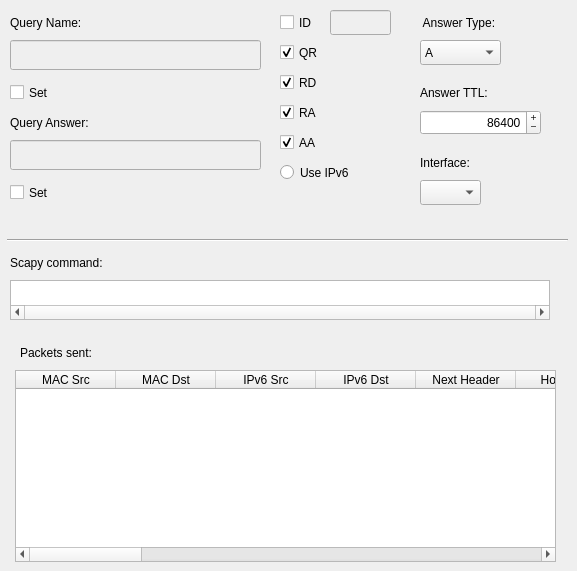
        <widget class="QWidget" name="dnsResponse">
         <attribute name="title">
          <string>Response</string>
         </attribute>
         <attribute name="toolTip">
          <string>DNS response tab. Use it to send DNS response packets.</string>
         </attribute>
         <attribute name="whatsThis">
          <string>aaa</string>
         </attribute>
         <widget class="QLabel" name="dnsResponseLabel">
          <property name="geometry">
           <rect>
            <x>10</x>
            <y>10</y>
            <width>151</width>
            <height>25</height>
           </rect>
          </property>
          <property name="text">
           <string>Query Name:</string>
          </property>
         </widget>
         <widget class="QLineEdit" name="dnsResponseText">
          <property name="enabled">
           <bool>false</bool>
          </property>
          <property name="geometry">
           <rect>
            <x>10</x>
            <y>40</y>
            <width>251</width>
            <height>30</height>
           </rect>
          </property>
          <property name="toolTip">
           <string>&lt;html&gt;&lt;head/&gt;&lt;body&gt;&lt;p&gt;This field can be used to set DNS response name. The default value is set to www.itb.ie.&lt;/p&gt;&lt;/body&gt;&lt;/html&gt;</string>
          </property>
          <property name="statusTip">
           <string>This field can be used to set DNS response name.</string>
          </property>
          <property name="alignment">
           <set>Qt::AlignCenter</set>
          </property>
          <property name="placeholderText">
           <string/>
          </property>
         </widget>
         <widget class="QLabel" name="dnsResponseIPLabel">
          <property name="geometry">
           <rect>
            <x>10</x>
            <y>110</y>
            <width>111</width>
            <height>25</height>
           </rect>
          </property>
          <property name="toolTip">
           <string/>
          </property>
          <property name="statusTip">
           <string/>
          </property>
          <property name="text">
           <string>Query Answer:</string>
          </property>
         </widget>
         <widget class="QLineEdit" name="dnsResponseIPText">
          <property name="enabled">
           <bool>false</bool>
          </property>
          <property name="geometry">
           <rect>
            <x>10</x>
            <y>140</y>
            <width>251</width>
            <height>30</height>
           </rect>
          </property>
          <property name="toolTip">
           <string>&lt;html&gt;&lt;head/&gt;&lt;body&gt;&lt;p&gt;This field can be used to set DNS Response IP address. The default value is set to 193.1.36.24. &lt;/p&gt;&lt;/body&gt;&lt;/html&gt;</string>
          </property>
          <property name="statusTip">
           <string>This field can be used to set DNS Response IP address.</string>
          </property>
          <property name="alignment">
           <set>Qt::AlignCenter</set>
          </property>
          <property name="placeholderText">
           <string/>
          </property>
         </widget>
         <widget class="QLabel" name="dnsResponseTypeLabel">
          <property name="geometry">
           <rect>
            <x>420</x>
            <y>10</y>
            <width>101</width>
            <height>25</height>
           </rect>
          </property>
          <property name="text">
           <string> Answer Type:</string>
          </property>
         </widget>
         <widget class="QComboBox" name="dnsResponseTypeComboBox">
          <property name="enabled">
           <bool>true</bool>
          </property>
          <property name="geometry">
           <rect>
            <x>420</x>
            <y>40</y>
            <width>81</width>
            <height>25</height>
           </rect>
          </property>
          <property name="toolTip">
           <string>&lt;html&gt;&lt;head/&gt;&lt;body&gt;&lt;p&gt;DNS response type. Can be set to A, AAAA, NS, CNAME, MX, PTR type.&lt;/p&gt;&lt;/body&gt;&lt;/html&gt;</string>
          </property>
          <property name="statusTip">
           <string>DNS response type. Can be set to A, AAAA, NS, CNAME, MX, PTR type.</string>
          </property>
          <item>
           <property name="text">
            <string>A</string>
           </property>
          </item>
          <item>
           <property name="text">
            <string>AAAA</string>
           </property>
          </item>
          <item>
           <property name="text">
            <string>NS</string>
           </property>
          </item>
          <item>
           <property name="text">
            <string>CNAME</string>
           </property>
          </item>
          <item>
           <property name="text">
            <string>MX</string>
           </property>
          </item>
          <item>
           <property name="text">
            <string>PTR</string>
           </property>
          </item>
         </widget>
         <widget class="QLabel" name="dnsResponseTypeTTLLabel">
          <property name="geometry">
           <rect>
            <x>420</x>
            <y>80</y>
            <width>91</width>
            <height>25</height>
           </rect>
          </property>
          <property name="toolTip">
           <string/>
          </property>
          <property name="statusTip">
           <string/>
          </property>
          <property name="text">
           <string>Answer TTL:</string>
          </property>
         </widget>
         <widget class="QSpinBox" name="dnsResponseTTL">
          <property name="enabled">
           <bool>true</bool>
          </property>
          <property name="geometry">
           <rect>
            <x>420</x>
            <y>110</y>
            <width>121</width>
            <height>25</height>
           </rect>
          </property>
          <property name="toolTip">
           <string>&lt;html&gt;&lt;head/&gt;&lt;body&gt;&lt;p&gt;This field can be used to set DNS Response Time to Live (TTL). The default value is set to 86400 seconds. &lt;/p&gt;&lt;/body&gt;&lt;/html&gt;</string>
          </property>
          <property name="statusTip">
           <string>This field can be used to set DNS Response Time to Live (TTL). </string>
          </property>
          <property name="autoFillBackground">
           <bool>false</bool>
          </property>
          <property name="alignment">
           <set>Qt::AlignRight|Qt::AlignTrailing|Qt::AlignVCenter</set>
          </property>
          <property name="buttonSymbols">
           <enum>QAbstractSpinBox::PlusMinus</enum>
          </property>
          <property name="accelerated">
           <bool>true</bool>
          </property>
          <property name="maximum">
           <number>2147483647</number>
          </property>
          <property name="value">
           <number>86400</number>
          </property>
         </widget>
         <widget class="QLabel" name="dnsResponseScapyCommandLabel">
          <property name="geometry">
           <rect>
            <x>10</x>
            <y>250</y>
            <width>121</width>
            <height>25</height>
           </rect>
          </property>
          <property name="text">
           <string>Scapy command:</string>
          </property>
         </widget>
         <widget class="QTextBrowser" name="dnsResponseScapyCommandTextBrowser">
          <property name="geometry">
           <rect>
            <x>10</x>
            <y>280</y>
            <width>540</width>
            <height>40</height>
           </rect>
          </property>
          <property name="sizePolicy">
           <sizepolicy hsizetype="Fixed" vsizetype="Expanding">
            <horstretch>0</horstretch>
            <verstretch>0</verstretch>
           </sizepolicy>
          </property>
          <property name="toolTip">
           <string>Scapy command used to send packet.</string>
          </property>
          <property name="statusTip">
           <string>Scapy command used to send packet.</string>
          </property>
          <property name="frameShadow">
           <enum>QFrame::Sunken</enum>
          </property>
          <property name="verticalScrollBarPolicy">
           <enum>Qt::ScrollBarAlwaysOff</enum>
          </property>
          <property name="horizontalScrollBarPolicy">
           <enum>Qt::ScrollBarAlwaysOn</enum>
          </property>
          <property name="lineWrapMode">
           <enum>QTextEdit::NoWrap</enum>
          </property>
         </widget>
         <widget class="QLabel" name="dnsResponseTableLabel">
          <property name="geometry">
           <rect>
            <x>20</x>
            <y>340</y>
            <width>121</width>
            <height>25</height>
           </rect>
          </property>
          <property name="text">
           <string>Packets sent:</string>
          </property>
         </widget>
         <widget class="QLabel" name="dnsResponseInterfaceLabel">
          <property name="geometry">
           <rect>
            <x>420</x>
            <y>150</y>
            <width>71</width>
            <height>25</height>
           </rect>
          </property>
          <property name="text">
           <string>Interface:</string>
          </property>
         </widget>
         <widget class="QComboBox" name="dnsResponseInterface">
          <property name="geometry">
           <rect>
            <x>420</x>
            <y>180</y>
            <width>61</width>
            <height>25</height>
           </rect>
          </property>
          <property name="toolTip">
           <string>&lt;html&gt;&lt;head/&gt;&lt;body&gt;&lt;p&gt;This drop down menu allows the user to choose an interface on which packet will be sent.&lt;/p&gt;&lt;/body&gt;&lt;/html&gt;</string>
          </property>
          <property name="statusTip">
           <string>This drop down menu allows the user to choose an interface on which packet will be sent.</string>
          </property>
         </widget>
         <widget class="QTableWidget" name="dnsResponseTable">
          <property name="geometry">
           <rect>
            <x>15</x>
            <y>370</y>
            <width>541</width>
            <height>192</height>
           </rect>
          </property>
          <property name="toolTip">
           <string>This field displays the Scapy command used to forward a DNS response packet.</string>
          </property>
          <property name="statusTip">
           <string>This field displays the Scapy command used to forward a DNS response packet.</string>
          </property>
          <property name="alternatingRowColors">
           <bool>true</bool>
          </property>
          <column>
           <property name="text">
            <string>MAC Src</string>
           </property>
           <property name="textAlignment">
            <set>AlignHCenter|AlignVCenter|AlignCenter</set>
           </property>
          </column>
          <column>
           <property name="text">
            <string>MAC Dst</string>
           </property>
           <property name="textAlignment">
            <set>AlignHCenter|AlignVCenter|AlignCenter</set>
           </property>
          </column>
          <column>
           <property name="text">
            <string>IP Src</string>
           </property>
           <property name="textAlignment">
            <set>AlignHCenter|AlignVCenter|AlignCenter</set>
           </property>
          </column>
          <column>
           <property name="text">
            <string>IP Dst</string>
           </property>
           <property name="textAlignment">
            <set>AlignHCenter|AlignVCenter|AlignCenter</set>
           </property>
          </column>
          <column>
           <property name="text">
            <string>IP Flags</string>
           </property>
           <property name="textAlignment">
            <set>AlignHCenter|AlignVCenter|AlignCenter</set>
           </property>
          </column>
          <column>
           <property name="text">
            <string>IP TTL</string>
           </property>
           <property name="textAlignment">
            <set>AlignHCenter|AlignVCenter|AlignCenter</set>
           </property>
          </column>
          <column>
           <property name="text">
            <string>IP ID</string>
           </property>
           <property name="textAlignment">
            <set>AlignHCenter|AlignVCenter|AlignCenter</set>
           </property>
          </column>
          <column>
           <property name="text">
            <string>IP Version</string>
           </property>
           <property name="textAlignment">
            <set>AlignHCenter|AlignVCenter|AlignCenter</set>
           </property>
          </column>
          <column>
           <property name="text">
            <string>Frag Offset</string>
           </property>
           <property name="textAlignment">
            <set>AlignHCenter|AlignVCenter|AlignCenter</set>
           </property>
          </column>
          <column>
           <property name="text">
            <string>IP ToS</string>
           </property>
           <property name="textAlignment">
            <set>AlignHCenter|AlignVCenter|AlignCenter</set>
           </property>
          </column>
          <column>
           <property name="text">
            <string>IP Protocol</string>
           </property>
           <property name="textAlignment">
            <set>AlignHCenter|AlignVCenter|AlignCenter</set>
           </property>
          </column>
          <column>
           <property name="text">
            <string>Src Port</string>
           </property>
           <property name="textAlignment">
            <set>AlignHCenter|AlignVCenter|AlignCenter</set>
           </property>
          </column>
          <column>
           <property name="text">
            <string>Dst Port</string>
           </property>
           <property name="textAlignment">
            <set>AlignHCenter|AlignVCenter|AlignCenter</set>
           </property>
          </column>
          <column>
           <property name="text">
            <string>Response ID</string>
           </property>
           <property name="textAlignment">
            <set>AlignHCenter|AlignVCenter|AlignCenter</set>
           </property>
          </column>
          <column>
           <property name="text">
            <string>QR</string>
           </property>
           <property name="textAlignment">
            <set>AlignHCenter|AlignVCenter|AlignCenter</set>
           </property>
          </column>
          <column>
           <property name="text">
            <string>Authoritative</string>
           </property>
           <property name="textAlignment">
            <set>AlignHCenter|AlignVCenter|AlignCenter</set>
           </property>
          </column>
          <column>
           <property name="text">
            <string>Recursion</string>
           </property>
           <property name="textAlignment">
            <set>AlignHCenter|AlignVCenter|AlignCenter</set>
           </property>
          </column>
          <column>
           <property name="text">
            <string>Recursion Avail</string>
           </property>
           <property name="textAlignment">
            <set>AlignHCenter|AlignVCenter|AlignCenter</set>
           </property>
          </column>
          <column>
           <property name="text">
            <string>Query Name</string>
           </property>
           <property name="textAlignment">
            <set>AlignHCenter|AlignVCenter|AlignCenter</set>
           </property>
          </column>
          <column>
           <property name="text">
            <string>Query Type</string>
           </property>
           <property name="textAlignment">
            <set>AlignHCenter|AlignVCenter|AlignCenter</set>
           </property>
          </column>
          <column>
           <property name="text">
            <string>Response Name</string>
           </property>
           <property name="textAlignment">
            <set>AlignHCenter|AlignVCenter|AlignCenter</set>
           </property>
          </column>
          <column>
           <property name="text">
            <string>Response TTL</string>
           </property>
           <property name="textAlignment">
            <set>AlignHCenter|AlignVCenter|AlignCenter</set>
           </property>
          </column>
          <column>
           <property name="text">
            <string>Response Answer</string>
           </property>
           <property name="textAlignment">
            <set>AlignHCenter|AlignVCenter|AlignCenter</set>
           </property>
          </column>
          <column>
           <property name="text">
            <string>Response Type</string>
           </property>
           <property name="textAlignment">
            <set>AlignHCenter|AlignVCenter|AlignCenter</set>
           </property>
          </column>
          <column>
           <property name="text">
            <string>Interface</string>
           </property>
           <property name="textAlignment">
            <set>AlignHCenter|AlignVCenter|AlignCenter</set>
           </property>
          </column>
         </widget>
         <widget class="Line" name="dnsResponseLine">
          <property name="geometry">
           <rect>
            <x>7</x>
            <y>230</y>
            <width>561</width>
            <height>20</height>
           </rect>
          </property>
          <property name="orientation">
           <enum>Qt::Horizontal</enum>
          </property>
         </widget>
         <widget class="QCheckBox" name="dnsResponseNameTextSet">
          <property name="geometry">
           <rect>
            <x>10</x>
            <y>80</y>
            <width>61</width>
            <height>25</height>
           </rect>
          </property>
          <property name="toolTip">
           <string>This field can be used to enable or disable DNS Response Name field.</string>
          </property>
          <property name="statusTip">
           <string>This field can be used to enable or disable DNS Response Name field.</string>
          </property>
          <property name="text">
           <string>Set</string>
          </property>
         </widget>
         <widget class="QCheckBox" name="dnsResponseIPSet">
          <property name="geometry">
           <rect>
            <x>10</x>
            <y>180</y>
            <width>51</width>
            <height>25</height>
           </rect>
          </property>
          <property name="toolTip">
           <string>This field can be used to enable or disable DNS Response IP field.</string>
          </property>
          <property name="statusTip">
           <string>This field can be used to enable or disable DNS Response IP field.</string>
          </property>
          <property name="text">
           <string>Set</string>
          </property>
         </widget>
         <widget class="QRadioButton" name="dnsResponseUseIPv6radioButton">
          <property name="geometry">
           <rect>
            <x>280</x>
            <y>160</y>
            <width>91</width>
            <height>25</height>
           </rect>
          </property>
          <property name="toolTip">
           <string>If this field is checked, IPv6 is used instead of IPv4.</string>
          </property>
          <property name="statusTip">
           <string>If this field is checked, IPv6 is used instead of IPv4.</string>
          </property>
          <property name="text">
           <string>Use IPv6</string>
          </property>
         </widget>
         <widget class="QTableWidget" name="dnsResponseIPv6Table">
          <property name="geometry">
           <rect>
            <x>15</x>
            <y>370</y>
            <width>541</width>
            <height>192</height>
           </rect>
          </property>
          <property name="toolTip">
           <string>This field displays the Scapy command used to forward a DNS response packet.</string>
          </property>
          <property name="statusTip">
           <string>This field displays the Scapy command used to forward a DNS response packet.</string>
          </property>
          <property name="alternatingRowColors">
           <bool>true</bool>
          </property>
          <column>
           <property name="text">
            <string>MAC Src</string>
           </property>
           <property name="textAlignment">
            <set>AlignHCenter|AlignVCenter|AlignCenter</set>
           </property>
          </column>
          <column>
           <property name="text">
            <string>MAC Dst</string>
           </property>
           <property name="textAlignment">
            <set>AlignHCenter|AlignVCenter|AlignCenter</set>
           </property>
          </column>
          <column>
           <property name="text">
            <string>IPv6 Src</string>
           </property>
           <property name="textAlignment">
            <set>AlignHCenter|AlignVCenter|AlignCenter</set>
           </property>
          </column>
          <column>
           <property name="text">
            <string>IPv6 Dst</string>
           </property>
           <property name="textAlignment">
            <set>AlignHCenter|AlignVCenter|AlignCenter</set>
           </property>
          </column>
          <column>
           <property name="text">
            <string>Next Header</string>
           </property>
           <property name="textAlignment">
            <set>AlignHCenter|AlignVCenter|AlignCenter</set>
           </property>
          </column>
          <column>
           <property name="text">
            <string>Hop Limit</string>
           </property>
           <property name="textAlignment">
            <set>AlignHCenter|AlignVCenter|AlignCenter</set>
           </property>
          </column>
          <column>
           <property name="text">
            <string>IP Version</string>
           </property>
           <property name="textAlignment">
            <set>AlignHCenter|AlignVCenter|AlignCenter</set>
           </property>
          </column>
          <column>
           <property name="text">
            <string>ToS</string>
           </property>
           <property name="textAlignment">
            <set>AlignHCenter|AlignVCenter|AlignCenter</set>
           </property>
          </column>
          <column>
           <property name="text">
            <string>Flow LabeL</string>
           </property>
           <property name="textAlignment">
            <set>AlignHCenter|AlignVCenter|AlignCenter</set>
           </property>
          </column>
          <column>
           <property name="text">
            <string>Src Port</string>
           </property>
           <property name="textAlignment">
            <set>AlignHCenter|AlignVCenter|AlignCenter</set>
           </property>
          </column>
          <column>
           <property name="text">
            <string>Dst Port</string>
           </property>
           <property name="textAlignment">
            <set>AlignHCenter|AlignVCenter|AlignCenter</set>
           </property>
          </column>
          <column>
           <property name="text">
            <string>Response ID</string>
           </property>
           <property name="textAlignment">
            <set>AlignHCenter|AlignVCenter|AlignCenter</set>
           </property>
          </column>
          <column>
           <property name="text">
            <string>QR</string>
           </property>
           <property name="textAlignment">
            <set>AlignHCenter|AlignVCenter|AlignCenter</set>
           </property>
          </column>
          <column>
           <property name="text">
            <string>Authoritative</string>
           </property>
           <property name="textAlignment">
            <set>AlignHCenter|AlignVCenter|AlignCenter</set>
           </property>
          </column>
          <column>
           <property name="text">
            <string>Recursion</string>
           </property>
           <property name="textAlignment">
            <set>AlignHCenter|AlignVCenter|AlignCenter</set>
           </property>
          </column>
          <column>
           <property name="text">
            <string>Recursion Avail</string>
           </property>
           <property name="textAlignment">
            <set>AlignHCenter|AlignVCenter|AlignCenter</set>
           </property>
          </column>
          <column>
           <property name="text">
            <string>Query Name</string>
           </property>
           <property name="textAlignment">
            <set>AlignHCenter|AlignVCenter|AlignCenter</set>
           </property>
          </column>
          <column>
           <property name="text">
            <string>Query Type</string>
           </property>
           <property name="textAlignment">
            <set>AlignHCenter|AlignVCenter|AlignCenter</set>
           </property>
          </column>
          <column>
           <property name="text">
            <string>Response Name</string>
           </property>
           <property name="textAlignment">
            <set>AlignHCenter|AlignVCenter|AlignCenter</set>
           </property>
          </column>
          <column>
           <property name="text">
            <string>Response TTL</string>
           </property>
           <property name="textAlignment">
            <set>AlignHCenter|AlignVCenter|AlignCenter</set>
           </property>
          </column>
          <column>
           <property name="text">
            <string>Response Answer</string>
           </property>
           <property name="textAlignment">
            <set>AlignHCenter|AlignVCenter|AlignCenter</set>
           </property>
          </column>
          <column>
           <property name="text">
            <string>Response Type</string>
           </property>
           <property name="textAlignment">
            <set>AlignHCenter|AlignVCenter|AlignCenter</set>
           </property>
          </column>
          <column>
           <property name="text">
            <string>Interface</string>
           </property>
           <property name="textAlignment">
            <set>AlignHCenter|AlignVCenter|AlignCenter</set>
           </property>
          </column>
         </widget>
         <widget class="QCheckBox" name="dnsResponseIdSet">
          <property name="geometry">
           <rect>
            <x>280</x>
            <y>10</y>
            <width>41</width>
            <height>25</height>
           </rect>
          </property>
          <property name="toolTip">
           <string>&lt;html&gt;&lt;head/&gt;&lt;body&gt;&lt;p&gt;This field can be used to set DNS transaction ID. The default value is set to 0. &lt;/p&gt;&lt;/body&gt;&lt;/html&gt;</string>
          </property>
          <property name="statusTip">
           <string>This field can be used to set DNS transaction ID.</string>
          </property>
          <property name="whatsThis">
           <string/>
          </property>
          <property name="text">
           <string>ID </string>
          </property>
         </widget>
         <widget class="QCheckBox" name="dnsResponseQrSet">
          <property name="geometry">
           <rect>
            <x>280</x>
            <y>40</y>
            <width>51</width>
            <height>25</height>
           </rect>
          </property>
          <property name="toolTip">
           <string>&lt;html&gt;&lt;head/&gt;&lt;body&gt;&lt;p&gt;This checkbox sets whether the DNS packet is a DNS query or DNS response. It should be checked for DNS responses.&lt;/p&gt;&lt;/body&gt;&lt;/html&gt;</string>
          </property>
          <property name="statusTip">
           <string>This checkbox sets whether the DNS packet is a DNS query or DNS response.</string>
          </property>
          <property name="text">
           <string>QR</string>
          </property>
          <property name="checked">
           <bool>true</bool>
          </property>
         </widget>
         <widget class="QCheckBox" name="dnsResponseRdSet">
          <property name="geometry">
           <rect>
            <x>280</x>
            <y>70</y>
            <width>51</width>
            <height>25</height>
           </rect>
          </property>
          <property name="toolTip">
           <string>&lt;html&gt;&lt;head/&gt;&lt;body&gt;&lt;p&gt;If this field is checked, a recursion is desired. Asks server to query recursively.&lt;/p&gt;&lt;/body&gt;&lt;/html&gt;</string>
          </property>
          <property name="statusTip">
           <string>If this field is checked, a recursion is desired.</string>
          </property>
          <property name="text">
           <string>RD</string>
          </property>
          <property name="checked">
           <bool>true</bool>
          </property>
         </widget>
         <widget class="QCheckBox" name="dnsResponseRaSet">
          <property name="geometry">
           <rect>
            <x>280</x>
            <y>100</y>
            <width>51</width>
            <height>25</height>
           </rect>
          </property>
          <property name="toolTip">
           <string>&lt;html&gt;&lt;head/&gt;&lt;body&gt;&lt;p&gt;If this field is checked, a recursion is available. Server can do recursive queries.&lt;/p&gt;&lt;/body&gt;&lt;/html&gt;</string>
          </property>
          <property name="statusTip">
           <string>If this field is checked, a recursion is available.</string>
          </property>
          <property name="text">
           <string>RA</string>
          </property>
          <property name="checked">
           <bool>true</bool>
          </property>
         </widget>
         <widget class="QCheckBox" name="dnsResponseAaSet">
          <property name="geometry">
           <rect>
            <x>280</x>
            <y>130</y>
            <width>51</width>
            <height>25</height>
           </rect>
          </property>
          <property name="toolTip">
           <string>&lt;html&gt;&lt;head/&gt;&lt;body&gt;&lt;p&gt;If this field is checked, a response is authoritative. DNS server is an authority for domain.&lt;/p&gt;&lt;/body&gt;&lt;/html&gt;</string>
          </property>
          <property name="statusTip">
           <string>If this field is checked, a response is authoritative.</string>
          </property>
          <property name="text">
           <string>AA</string>
          </property>
          <property name="checked">
           <bool>true</bool>
          </property>
         </widget>
         <widget class="QLineEdit" name="dnsResponseIdText">
          <property name="enabled">
           <bool>false</bool>
          </property>
          <property name="geometry">
           <rect>
            <x>330</x>
            <y>10</y>
            <width>61</width>
            <height>25</height>
           </rect>
          </property>
          <property name="toolTip">
           <string>&lt;html&gt;&lt;head/&gt;&lt;body&gt;&lt;p&gt;This field can be used to set transaction ID number in hex. The default value is set to random.&lt;/p&gt;&lt;/body&gt;&lt;/html&gt;</string>
          </property>
          <property name="statusTip">
           <string>This field can be used to set transaction ID number in hex. The default value is set to random. </string>
          </property>
          <property name="autoFillBackground">
           <bool>true</bool>
          </property>
          <property name="text">
           <string/>
          </property>
          <property name="alignment">
           <set>Qt::AlignCenter</set>
          </property>
          <property name="placeholderText">
           <string/>
          </property>
         </widget>
        </widget>
